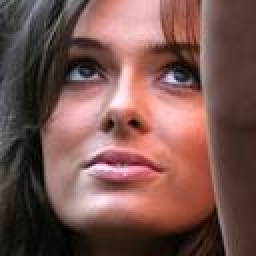
#> input picture mydataset/train/0.jpg, 128 x 128 px (shown 2 times larger); its folder holds only this picture in this run
$ python prepare_to_train.py
#> lines starting #> are read from the running program, lines starting #| are printed output that depends on the picture
# -*- coding: utf-8 -*-

import os
import numpy as np

import cv2

path_train = "mydataset/train/"
path_test = "mydataset/test/"


n_pts = 68
landmarks_set = []
image_set = []
for root, dirs, files in os.walk(path_train, topdown=False):
    x0 = []
    for file in files:
        if file.endswith('.jpg'):
            img = cv2.imread(path_train + file)
#> img is the input picture: shape (128, 128, 3); mean B, G, R 78.5, 84.2, 120.3
            descripteur = None
            gray = cv2.cvtColor(img, cv2.COLOR_BGR2GRAY)
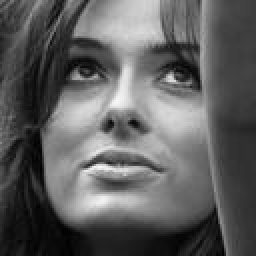
#> gray: shape (128, 128) (shown 2 times larger); min 0, max 247, mean 94.3
            image_set.append(gray)
#> (the run stopped early here; a loop or call above may not have finished)

$ run again, on mydataset/train/1.jpg
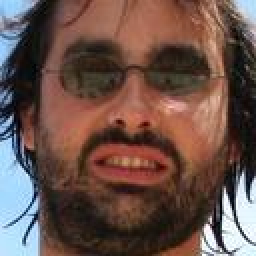
#> input picture mydataset/train/1.jpg, 128 x 128 px (shown 2 times larger)
#> img is the input picture: shape (128, 128, 3); mean B, G, R 74.2, 81.5, 106.5
#> `gray = cv2.cvtColor(img, cv2.COLOR_BGR2GRAY)`:
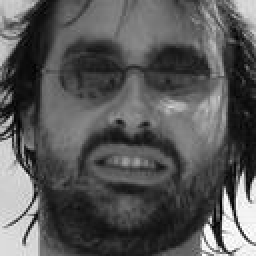
#> gray: shape (128, 128) (shown 2 times larger); min 1, max 255, mean 88.2

$ run again, on mydataset/train/2.jpg
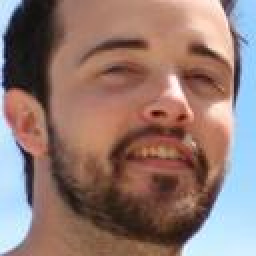
#> input picture mydataset/train/2.jpg, 128 x 128 px (shown 2 times larger)
#> img is the input picture: shape (128, 128, 3); mean B, G, R 112.8, 119.6, 145.7
#> `gray = cv2.cvtColor(img, cv2.COLOR_BGR2GRAY)`:
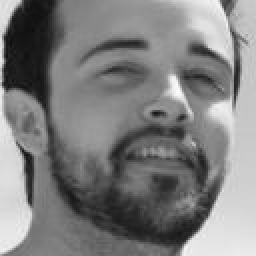
#> gray: shape (128, 128) (shown 2 times larger); min 13, max 250, mean 126.6
